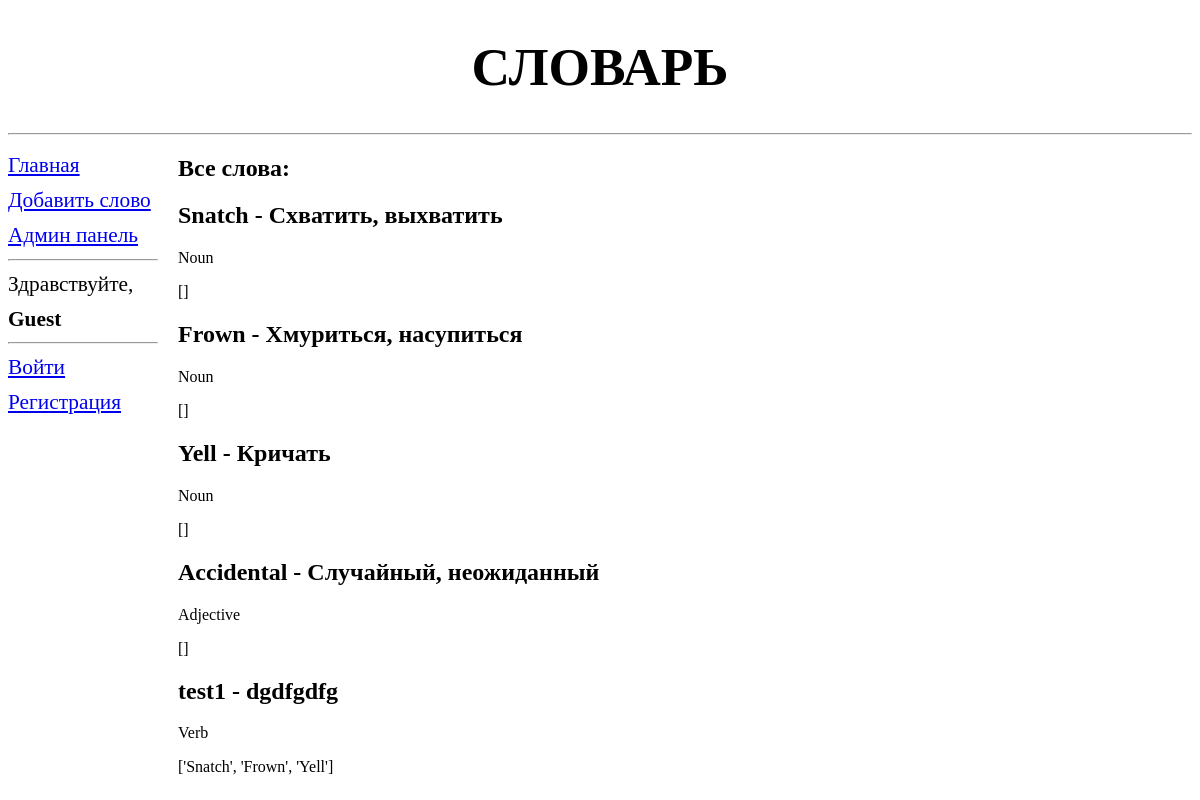
The app's page /dictionary/main/ with its own data.
### addwords/models.py (models this page shows)
class Word(models.Model):
    TYPE = (
        (None, "Выберите тип слова"),
        ('v', 'Verb (сущ.)' ),
        ('n', 'Noun (глаг.)'),
        ('a', 'Adjective (прил.)'),
    )
    word = models.CharField(max_length=20, null=True, blank=False, verbose_name="Слово")
    language = models.ForeignKey("Language", on_delete=models.PROTECT, verbose_name="Язык")
    type = models.CharField(max_length=1, choices=TYPE, blank=True)
    translation = models.CharField(max_length=25, verbose_name="Перевод")
    discription = models.TextField(blank=True, verbose_name="Доп. комментарий к переводу")
    synonyms = models.ManyToManyField("Word", verbose_name="Синонимы", related_name='+')
    def __str__(self):
        return self.word
    def get_synonyms(self):
        return [s.__str__() for s in self.synonyms.all()]

### addwords/views.py (the view)
# urls.py: path('main/', main, name='main'),
def main(request):
	words = Word.objects.all()
	for w in words:
		if w.type == "n":
			w.type = 'Noun'
		if w.type == "a":
			w.type = "Adjective"
		if w.type == "v":
			w.type = "Verb"
	context = {"words":words}
	return render(request=request, template_name="addwords/main.html", context=context)

### addwords/templates/addwords/main.html (shortened to what this page needs)
{% extends "basic.html" %}
{%  block page_title %}
Словарь
{% endblock %}
{% block content %}
    <h1>Все слова:</h1>
    {% for word in words %}
        <h2>{{ word.word }} - {{ word.translation }}</h2>
        <p>{{ word.type }}</p>
        <p>{{ word.get_synonyms }}</p>
    {% endfor %}
{% endblock %}

### records on screen
Word: word "Snatch", translation "Схватить, выхватить", type "Noun", get_synonyms "[]"
Word: word "Frown", translation "Хмуриться, насупиться", type "Noun", get_synonyms "[]"
Word: word "Yell", translation "Кричать", type "Noun", get_synonyms "[]"
Word: word "Accidental", translation "Случайный, неожиданный", type "Adjective", get_synonyms "[]"
Word: word "test1", translation "dgdfgdfg", type "Verb", get_synonyms "['Snatch', 'Frown', 'Yell']"

### other values on screen
{{ user.username|default:'Guest' }} "Guest"
